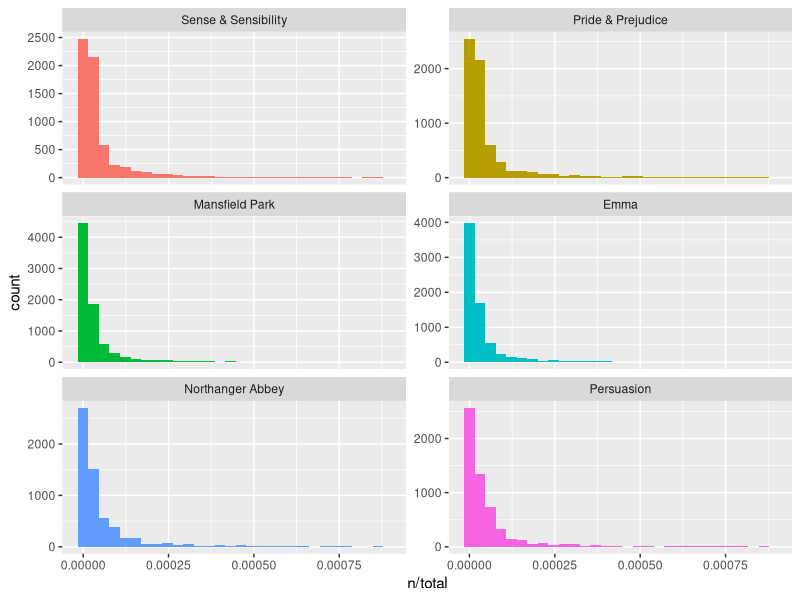
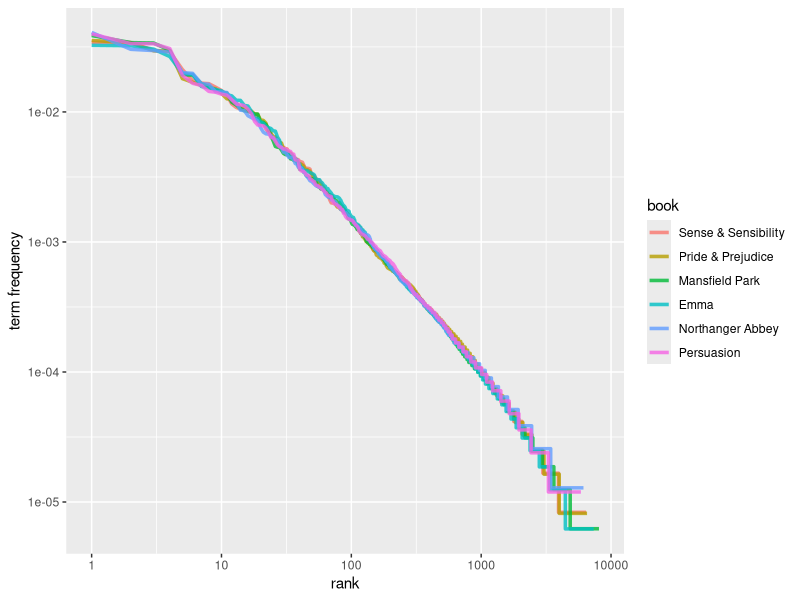
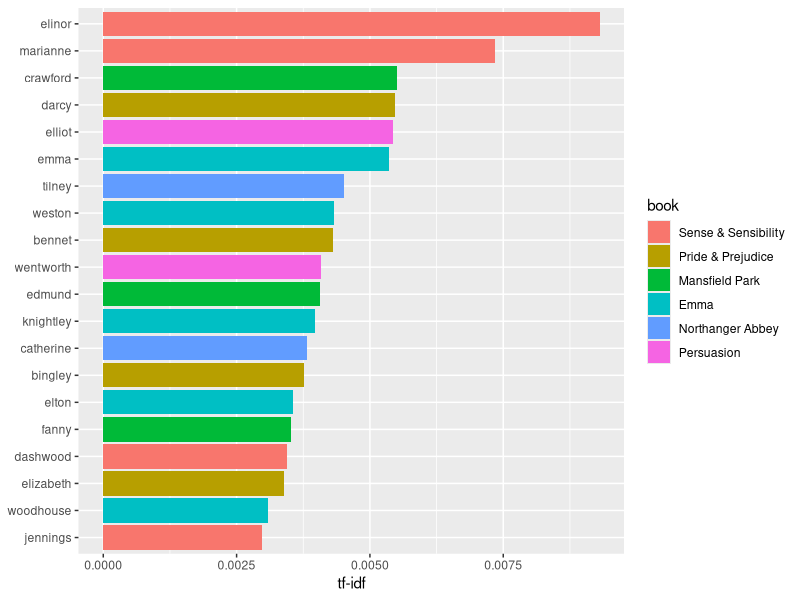
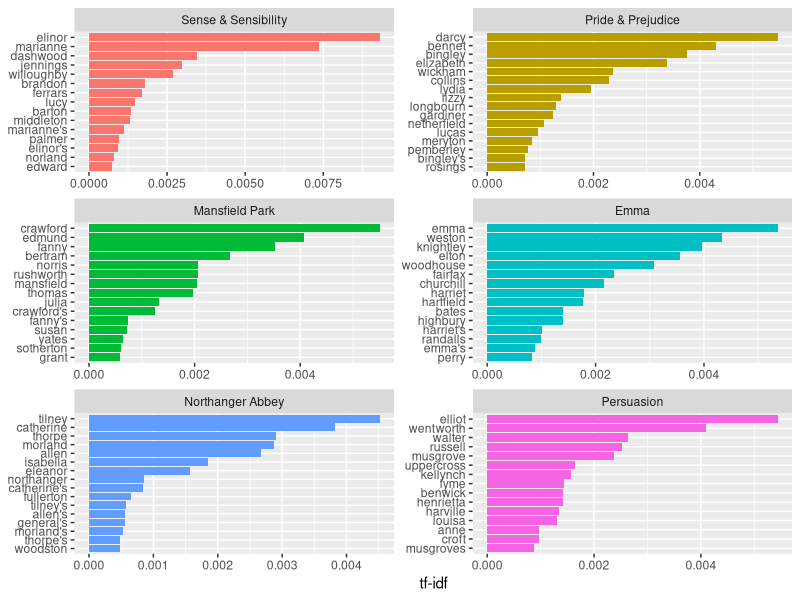

R code for these plots, in order:
library(dplyr)
library(janeaustenr)
library(tidytext)

book_words <- austen_books() %>%
  unnest_tokens(word, text) %>%
  count(book, word, sort = TRUE) %>%
  ungroup()

total_words <- book_words %>% 
  group_by(book) %>% 
  summarize(total = sum(n))

book_words <- left_join(book_words, total_words)

library(ggplot2)

ggplot(book_words, aes(n/total, fill = book)) +
  geom_histogram(show.legend = FALSE) +
  xlim(NA, 0.0009) +
  facet_wrap(~book, ncol = 2, scales = "free_y")

freq_by_rank <- book_words %>% 
  group_by(book) %>% 
  mutate(rank = row_number(), 
         `term frequency` = n/total)

freq_by_rank

freq_by_rank %>% 
  ggplot(aes(rank, `term frequency`, color = book)) + 
  geom_line(size = 1.2, alpha = 0.8) + 
  scale_x_log10() +
  scale_y_log10()

book_words <- book_words %>%
  bind_tf_idf(word, book, n)
book_words

book_words %>%
  select(-total) %>%
  arrange(desc(tf_idf))

book_words %>%
  arrange(desc(tf_idf))

plot_austen <- book_words %>%
  arrange(desc(tf_idf)) %>%
  mutate(word = factor(word, levels = rev(unique(word))))

plot_austen %>% 
  top_n(20) %>%
  ggplot(aes(word, tf_idf, fill = book)) +
  geom_col() +
  labs(x = NULL, y = "tf-idf") +
  coord_flip()

plot_austen %>% 
  group_by(book) %>% 
  top_n(15) %>% 
  ungroup %>%
  ggplot(aes(word, tf_idf, fill = book)) +
  geom_col(show.legend = FALSE) +
  labs(x = NULL, y = "tf-idf") +
  facet_wrap(~book, ncol = 2, scales = "free") +
  coord_flip()
